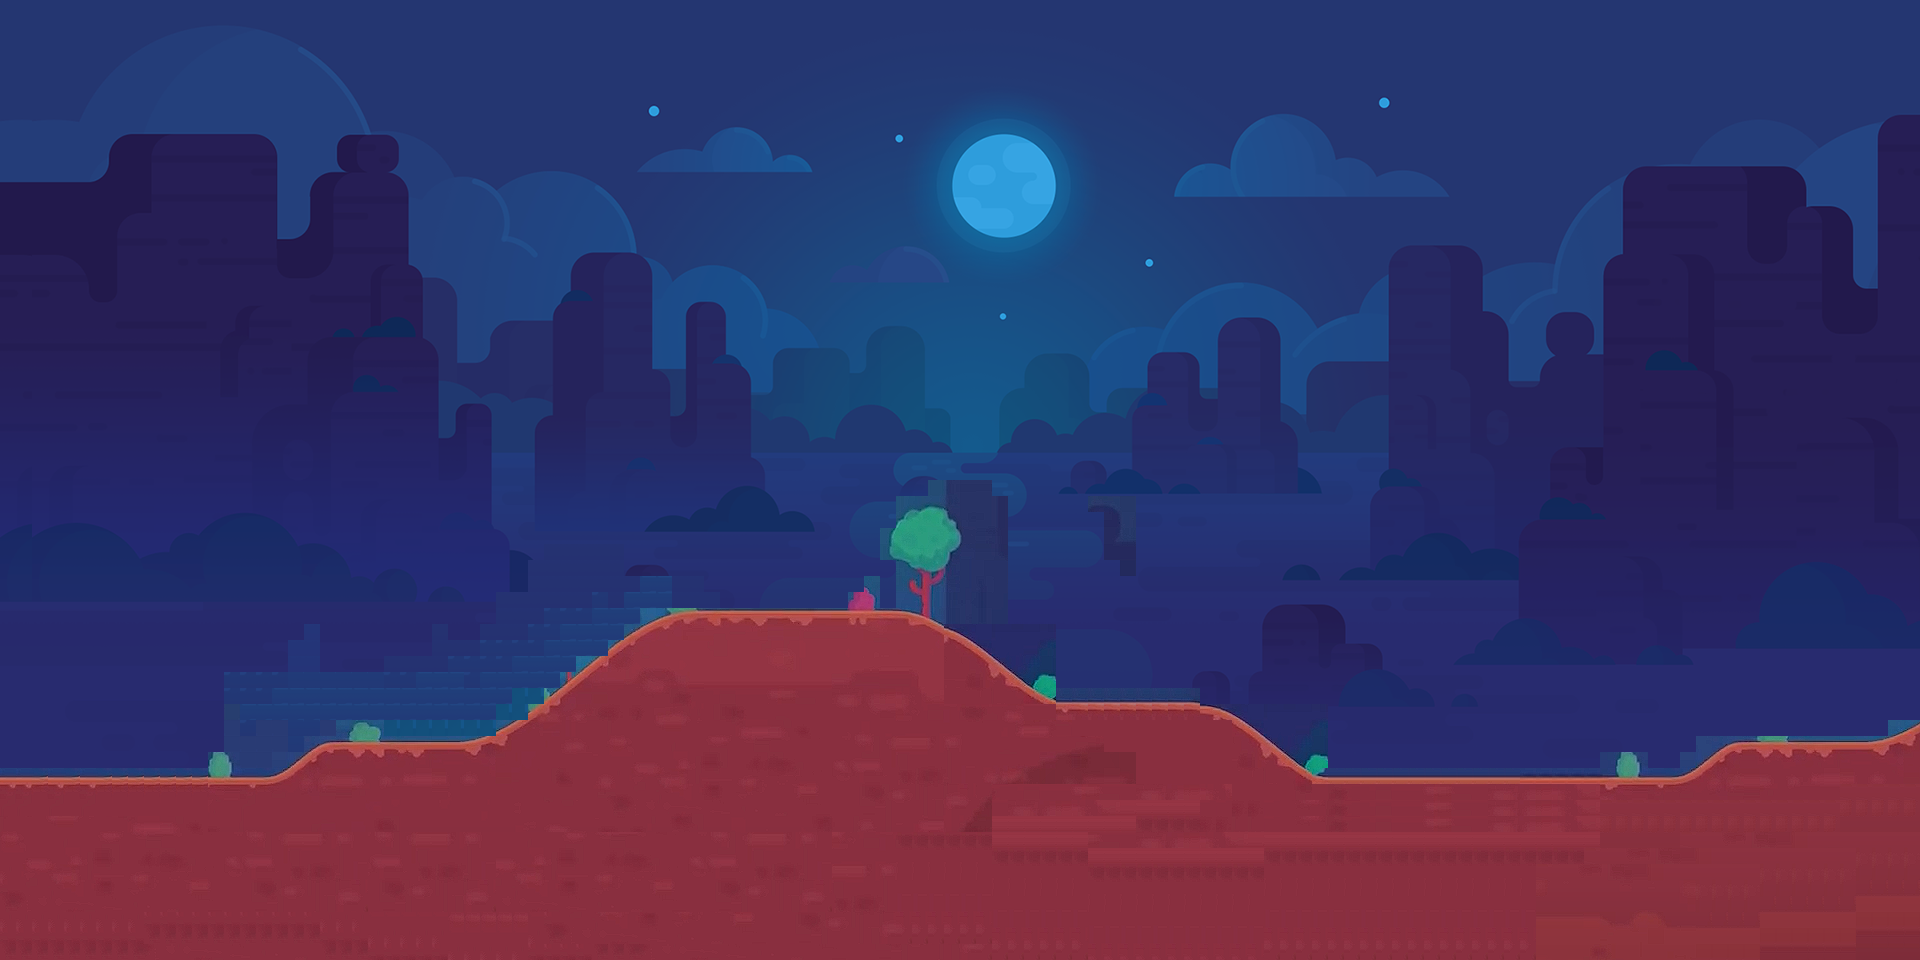

This is a level from a 2D game, rendered from its Tiled map with the project's own tilesets. A one-line summary and the map file follow, with tile-layer data summarised:
An orthogonal 120x60 tile map with 16x16 px tiles, 2 tile layers (Background, Terrain), 2 tilesets and 675 objects.

<map version="1.9" tiledversion="1.9.2" orientation="orthogonal" renderorder="left-up" width="120" height="60" tilewidth="16" tileheight="16" infinite="0" nextlayerid="8" nextobjectid="1527">
 <tileset firstgid="1" source="ingamebg1.tsx" />
 <tileset firstgid="8041" source="background_tile.tsx" />
 <layer id="1" name="Background" width="120" height="60" locked="1">
  <data>[7200 cells, 7200 non-empty, 7080 distinct tile ids]</data>
 </layer>
 <layer id="6" name="Terrain" width="120" height="60" locked="1">
  <data>[7200 cells, 2123 non-empty, 718 distinct tile ids]</data>
 </layer>
 <objectgroup id="7" name="Ground" locked="1">
  <object id="731" x="16" y="784" width="16" height="16" />
  <object id="732" x="32" y="784" width="16" height="16" />
  <object id="733" x="48" y="784" width="16" height="16" />
  <object id="734" x="64" y="784" width="16" height="16" />
  <object id="735" x="80" y="784" width="16" height="16" />
  <object id="736" x="96" y="784" width="16" height="16" />
  <object id="737" x="112" y="784" width="16" height="16" />
  <object id="738" x="128" y="784" width="16" height="16" />
  <object id="739" x="32" y="800" width="16" height="16" />
  <object id="741" x="48" y="800" width="16" height="16" />
  <object id="742" x="64" y="800" width="16" height="16" />
  <object id="743" x="80" y="800" width="16" height="16" />
  <object id="744" x="96" y="800" width="16" height="16" />
  <object id="745" x="112" y="800" width="16" height="16" />
  <object id="746" x="128" y="800" width="16" height="16" />
  <object id="747" x="16" y="800" width="16" height="16" />
  <object id="748" x="0" y="800" width="16" height="16" />
  <object id="750" x="16" y="816" width="16" height="16" />
  <object id="751" x="32" y="816" width="16" height="16" />
  <object id="752" x="48" y="816" width="16" height="16" />
  <object id="753" x="64" y="816" width="16" height="16" />
  <object id="754" x="80" y="816" width="16" height="16" />
  <object id="755" x="96" y="816" width="16" height="16" />
  <object id="756" x="112" y="816" width="16" height="16" />
  <object id="757" x="128" y="816" width="16" height="16" />
  <object id="758" x="0" y="816" width="16" height="16" />
  <object id="759" x="0" y="784" width="16" height="16" />
  <object id="760" x="144" y="784" width="16" height="16" />
  <object id="761" x="160" y="784" width="16" height="16" />
  <object id="762" x="144" y="800" width="16" height="16" />
  <object id="763" x="160" y="800" width="16" height="16" />
  <object id="765" x="144" y="816" width="16" height="16" />
  <object id="766" x="160" y="816" width="16" height="16" />
  <object id="767" x="176" y="784" width="16" height="16" />
  <object id="769" x="176" y="800" width="16" height="16" />
  <object id="770" x="176" y="816" width="16" height="16" />
  <object id="771" x="192" y="800" width="16" height="16" />
  <object id="772" x="192" y="784" width="16" height="16" />
  <object id="773" x="192" y="816" width="16" height="16" />
  <object id="774" x="208" y="784" width="16" height="16" />
  <object id="775" x="208" y="800" width="16" height="16" />
  <object id="777" x="208" y="816" width="16" height="16" />
  <object id="778" x="224" y="784" width="16" height="16" />
  <object id="779" x="224" y="800" width="16" height="16" />
  <object id="780" x="224" y="816" width="16" height="16" />
  <object id="782" x="240" y="800" width="16" height="16" />
  <object id="783" x="240" y="784" width="16" height="16" />
  <object id="784" x="240" y="816" width="16" height="16" />
  <object id="785" x="256" y="784" width="16" height="16" />
  <object id="786" x="256" y="800" width="16" height="16" />
  <object id="787" x="256" y="816" width="16" height="16" />
  <object id="788" x="272" y="800" width="16" height="16" />
  <object id="790" x="272" y="784" width="16" height="16" />
  <object id="791" x="272" y="816" width="16" height="16" />
  <object id="793" x="288" y="784" width="16" height="16" />
  <object id="794" x="288" y="800" width="16" height="16" />
  <object id="795" x="288" y="816" width="16" height="16" />
  <object id="796" x="304" y="800" width="16" height="16" />
  <object id="799" x="304" y="784" width="16" height="16" />
  <object id="800" x="304" y="816" width="16" height="16" />
  <object id="801" x="320" y="784" width="16" height="16" />
  <object id="802" x="336" y="784" width="16" height="16" />
  <object id="803" x="352" y="784" width="16" height="16" />
  <object id="804" x="368" y="784" width="16" height="16" />
  <object id="805" x="384" y="784" width="16" height="16" />
  <object id="806" x="400" y="784" width="16" height="16" />
  <object id="807" x="320" y="800" width="16" height="16" />
  <object id="808" x="336" y="800" width="16" height="16" />
  <object id="809" x="352" y="800" width="16" height="16" />
  <object id="810" x="368" y="800" width="16" height="16" />
  <object id="811" x="384" y="800" width="16" height="16" />
  <object id="812" x="400" y="800" width="16" height="16" />
  <object id="813" x="320" y="816" width="32" height="16" />
  <object id="814" x="352" y="816" width="32" height="16" />
  <object id="815" x="384" y="816" width="32" height="16" />
  <object id="816" x="288" y="768" width="16" height="16" />
  <object id="817" x="304" y="768" width="16" height="16" />
  <object id="819" x="320" y="752" width="16" height="16" />
  <object id="820" x="320" y="768" width="16" height="16" />
  <object id="821" x="336" y="752" width="16" height="16" />
  <object id="823" x="336" y="768" width="16" height="16" />
  <object id="824" x="352" y="768" width="16" height="16" />
  <object id="825" x="352" y="752" width="16" height="16" />
  <object id="826" x="368" y="752" width="16" height="16" />
  <object id="827" x="368" y="768" width="16" height="16" />
  <object id="828" x="384" y="768" width="16" height="16" />
  <object id="829" x="384" y="752" width="16" height="16" />
  <object id="830" x="400" y="768" width="16" height="16" />
  <object id="831" x="400" y="752" width="16" height="16" />
  <object id="832" x="416" y="768" width="16" height="16" />
  <object id="833" x="416" y="752" width="16" height="16" />
  <object id="834" x="416" y="784" width="16" height="16" />
  <object id="835" x="416" y="800" width="16" height="16" />
  <object id="836" x="432" y="816" width="16" height="16" />
  <object id="838" x="416" y="816" width="16" height="16" />
  <object id="839" x="432" y="800" width="32" height="16" />
  <object id="841" x="464" y="800" width="32" height="16" />
  <object id="842" x="448" y="816" width="32" height="16" />
  <object id="843" x="480" y="816" width="32" height="16" />
  <object id="844" x="512" y="816" width="32" height="16" />
  <object id="846" x="496" y="800" width="32" height="16" />
  <object id="847" x="528" y="800" width="32" height="16" />
  <object id="849" x="432" y="784" width="16" height="16" />
  <object id="850" x="448" y="784" width="16" height="16" />
  <object id="851" x="464" y="784" width="16" height="16" />
  <object id="852" x="480" y="784" width="16" height="16" />
  <object id="853" x="496" y="784" width="16" height="16" />
  <object id="854" x="512" y="784" width="16" height="16" />
  <object id="855" x="528" y="784" width="16" height="16" />
  <object id="856" x="544" y="784" width="16" height="16" />
  <object id="857" x="432" y="768" width="16" height="16" />
  <object id="858" x="448" y="768" width="16" height="16" />
  <object id="860" x="464" y="768" width="16" height="16" />
  <object id="861" x="480" y="768" width="16" height="16" />
  <object id="862" x="496" y="768" width="16" height="16" />
  <object id="863" x="512" y="768" width="16" height="16" />
  <object id="864" x="528" y="768" width="16" height="16" />
  <object id="865" x="544" y="768" width="16" height="16" />
  </objectgroup>
</map>
<!-- 557 of 675 objects omitted -->